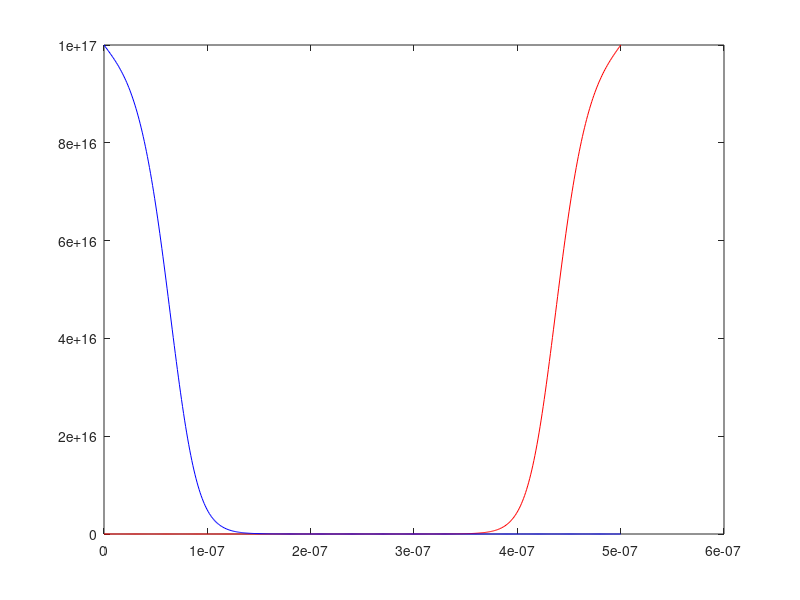
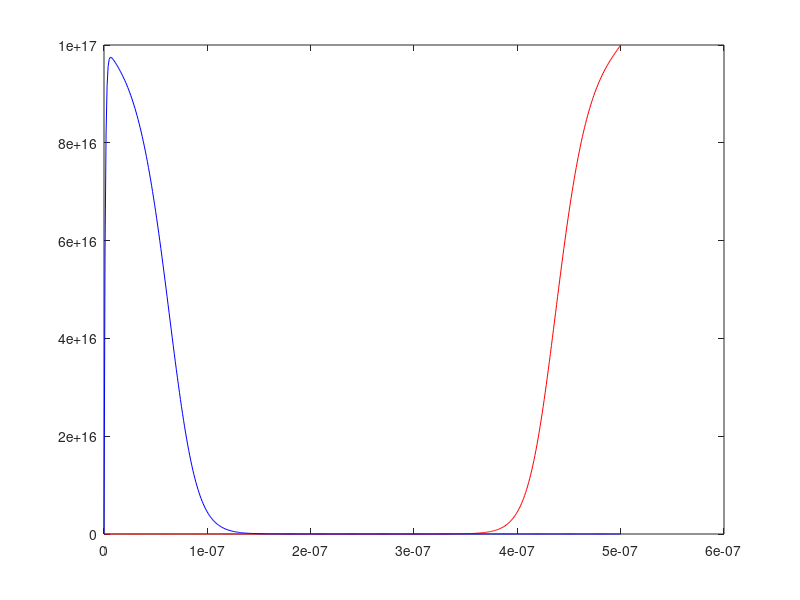

Reproduce these figures in MATLAB, in order.
clear;
q = 1.602192e-19; 
eps0 = 8.854187e-12; 
Deltax = 1e-9;
m0 = 9.109383e-31 ;
N = 501; 
T=300.0;
hbar = 1.054571e-34;
k = 1.380662e-23;
ni = 1.075e16;
eps_si = 11.7; 
eps_ox = 3.9; 
Lx=100e-9;
Ly=100e-9;
x = Deltax * transpose([0:N-1]);
thermal = k*T/q;
coef = Deltax*Deltax*q/eps0;
Nd= zeros(N,1);
Nd(:,1) = 1e23;
interface = 251;
res = zeros (N,1);
Jaco = sparse (N,N);
phi = zeros (N,1);
phi(1:interface,1)=-thermal*log(Nd(1:interface,1)/ni);
phi(interface+1:N,1)=thermal*log(Nd(interface+1:N,1)/ni);
for newton=1:10

    res(1,1)= phi(1,1) + thermal*log(Nd(1,1)/ni);
    Jaco(1,1) =1;
    for j=2:N-1
        res(j,1)= eps_si*(phi(j+1,1)-2*phi(j,1)+phi(j-1,1));
        Jaco(j,j+1) = eps_si;
        Jaco(j,j) = -2*eps_si;
        Jaco(j,j-1) = eps_si;
    end
    res(N,1) = phi(N,1) - thermal*log(Nd(1,1)/ni);
    Jaco(N,N) = 1;
    
    for j=2:interface
    res(N,1) = res(j,1)-coef*(Nd(j,1)+ni*exp(phi(j,1)/thermal)-ni*exp(-phi(j,1)/thermal));
    Jaco(j,j)= Jaco(j,j)-coef*ni*exp(phi(j,1)/thermal)/thermal- coef*ni*exp(-phi(j,1)/thermal)/thermal;
    end
    for j=interface+1:N-1
    res(N,1) = res(j,1)-coef*(-Nd(j,1)+ni*exp(phi(j,1)/thermal)-ni*exp(-phi(j,1)/thermal));
    Jaco(j,j)= Jaco(j,j)-coef*ni*exp(phi(j,1)/thermal)/thermal- coef*ni*exp(-phi(j,1)/thermal)/thermal;
    end
    update = Jaco\(-res);
    phi = phi + update;
end 
figure(1);
elec = zeros(N,1);
elec = ni*exp(phi/thermal);
hole = zeros(N,1);
hole = ni*exp(-phi/thermal);
plot(x,elec/1e6,'color', 'r');
hold on
plot(x, hole/1e6,'color', 'b');
hold on;

%continuity equation

res_elec = zeros(N,1);
res_hole = zeros(N,1);
Jaco_elec = sparse(N,N);
Jaco_hole = sparse(N,N);
%for electron
for j=1:N-1
    n_av=0.5*(elec(j+1,1)+elec(j,1));
    dphidx= (phi(j+1,1)-phi(j,1))/Deltax;
    delecdx=(elec(j+1,1)-elec(j,1))/Deltax;
    Jn= n_av * dphidx- thermal *delecdx;
    res_elec(j,1)=res_elec(j,1)+ Jn;
    Jaco_elec(j,j+1)= Jaco_elec(j,j+1)+0.5*dphidx+thermal/Deltax;
    Jaco_elec(j,j)= Jaco_elec(j,j)+0.5*dphidx+thermal/Deltax;
    res_elec(j+1,1)= res_elec(j+1,1)-Jn;
    Jaco_elec(j+1,j+1)=Jaco_elec(j+1,j+1)-0.5*dphidx+thermal/Deltax;
    Jaco_elec(j+1,j)= Jaco_elec(j+1,j)-0.5*dphidx-thermal/Deltax;
end
 
res_elec(1,1) = elec(1,1);
Jaco_elec(1,:) = 0.0;
Jaco_elec(1,1) = 1.0;    
res_elec(N,1) = elec(N,1) - Nd(N,1);
Jaco_elec(N,:) = 0.0;
Jaco_elec(N,N) = 1.0;
update_elec = Jaco_elec\(-res_elec);
elec= elec + update_elec;

%for hole
for j=1:N-1
    p_av=0.5*(hole(j+1,1)+hole(j,1));
    dphidx= (phi(j+1,1)-phi(j,1))/Deltax;
    dholedx=(hole(j+1,1)-hole(j,1))/Deltax;
    Jp= p_av * dphidx- thermal *dholedx;
    res_hole(j,1)=res_hole(j,1)+ Jp;
    Jaco_hole(j,j+1)= Jaco_hole(j,j+1)+0.5*dphidx+thermal/Deltax;
    Jaco_hole(j,j)= Jaco_hole(j,j)+0.5*dphidx+thermal/Deltax;
    res_hole(j+1,1)= res_hole(j+1,1)-Jn;
    Jaco_hole(j+1,j+1)=Jaco_hole(j+1,j+1)-0.5*dphidx+thermal/Deltax;
    Jaco_hole(j+1,j)= Jaco_hole(j+1,j)-0.5*dphidx-thermal/Deltax;
end
 
res_hole(1,1) = hole(1,1);
Jaco_hole(1,:) = 0.0;
Jaco_hole(1,1) = 1.0;    
res_hole(N,1) = elec(N,1) - Nd(N,1);
Jaco_hole(N,:) = 0.0;
Jaco_hole(N,N) = 1.0;
update_hole = Jaco_hole\(-res_hole);
hole= hole + update_hole;
figure(2);
plot (x, elec/1e6,'color', 'r');
hold on;
plot (x, hole/1e6,'color', 'b');
hold on;
